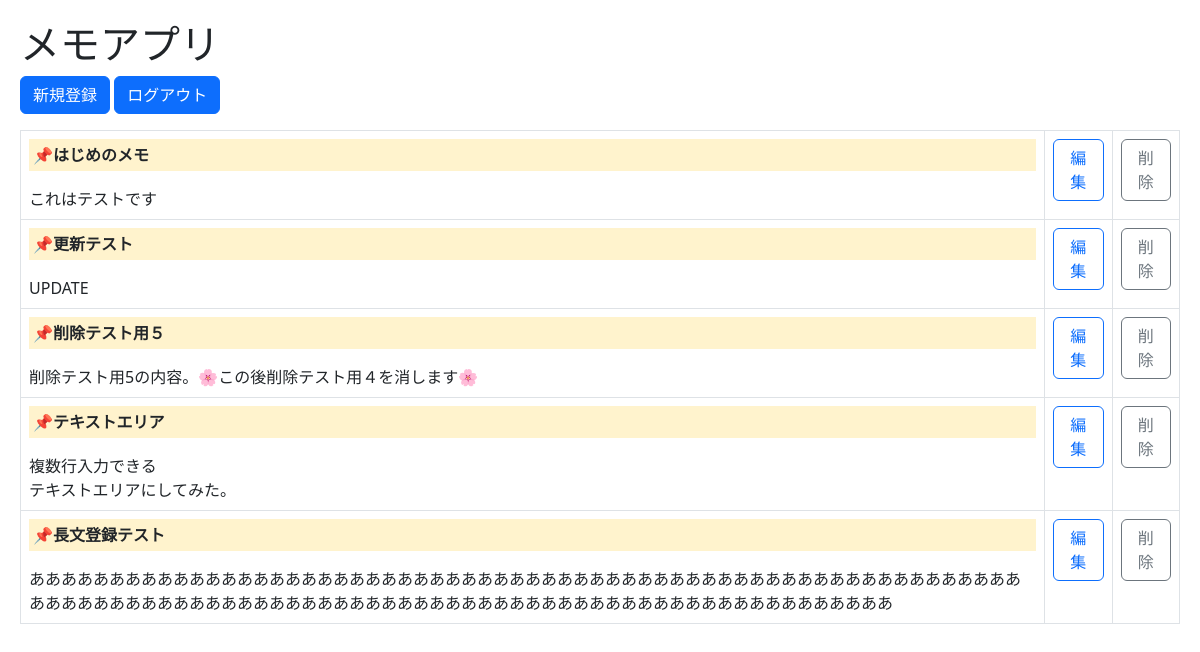
The page / (signed in) on the database its author committed.
### tables this page shows
CREATE TABLE memo(
id integer primary key autoincrement,
title text not null,
body text not null
);

### app.py (the view)
@app.route("/") #← このURLにアクセスが来たら
@login_required #ログインされてないと見られたくないページにつける
def top(): #← この関数を実行して
    memo_lists = get_db().execute("select id,title,body from memo").fetchall()
    return render_template("index.html", memo_lists=memo_lists) #直接文字を返すのではなく、今回は別途作成したhtmlページを返す

### app.py (called while the page is built)
@login_manager.user_loader
def load_user(userid):
    return User(userid)

def connect_db():
    rv = sqlite3.connect(DATABASE) #DBを接続する。開発中、ターミナルで「sqlite3 DB名.db」として実行していた部分
    rv.row_factory = sqlite3.Row #列名の取得。通常index番号でしかアクセスできないところ、列名でアクセスできるように出来る
    return rv

def get_db():
    if not hasattr(g,'sqlite_db'): #gが”sqlite_db”という変数と結び付けられていないならば→ｇは一時的な保存スペース。●現時点で、g.sqlite_dbが定義されていないならば、という意味のif文
        g.sqlite_db = connect_db() #g.sqlite_db：ｇにsqltite_db変数を結び付ける＝格納する。
    return g.sqlite_db

### templates/index.html
{% extends "base.html" %}
{% block content %}
<h1>メモアプリ</h1>
    <a href ="/regist" role ="button" class="btn btn-primary">新規登録</a>
    <a href ="/logout" role ="button" class="btn btn-primary">ログアウト</a>
    <p>
    {% if memo_lists == [] %}
        <p>登録φ(..)メモはありません</p>
    {% else %}
        <table class="table table-bordered">
            {% for memo_list in memo_lists %}
                <tr>
                    <td>
                        <div style="background-color: #fff3cd; font-weight: bold; padding: 4px;">
                            📌{{memo_list.title}}<br>
                        </div>
                        <p></p>{{ memo_list.body | replace('\n', '<br>') | safe }}
                    </td>
                    <td>
                        <a href = "/{{memo_list.id}}/edit" role = "button" class="btn btn-outline-primary" >編集</a>
                    </td>
                    <td>
                        <form method="POST" action="/{{ memo_list.id }}/delete" onsubmit="return confirm('タイトル：{{ memo_list.title }} を本当に削除しますか？');">
                            <button type="submit" class="btn btn-outline-secondary">削除</button>
                        </form>
                    </td>
                </tr>
            {% endfor %}
        </table>
    {% endif %}
{% endblock %}

### templates/base.html (shortened to what this page needs)
<!DOCTYPE html>
<html lang="ja">
<head>
    <link rel="stylesheet" href="{{ url_for('static', filename='style.css') }}">
    <link href="https://cdn.jsdelivr.net/npm/bootstrap@5.3.0/dist/css/bootstrap.min.css" rel="stylesheet">
</head>
<body>
        {% block content %}
        {% endblock %}
</body>
</html>

### static/style.css (style rules this page uses)
body { margin: 20px !important; }
table { width: 80%; border-collapse: collapse; border: 1px solid #999; }
th, td { border: 1px solid #999; padding: 10px; text-align: left; }

### rows shown on the page
memo: title "はじめのメモ", body "これはテストです"
memo: title "更新テスト", body "UPDATE"
memo: title "削除テスト用５", body "削除テスト用5の内容。🌸この後削除テスト用４を消します🌸"
memo: title "テキストエリア", body "複数行入力できる テキストエリアにしてみた。"
memo: title "長文登録テスト", body "ああああああああああああああああああああああああああああああああああああああああああああああああああああああああああああああああああああああああああああああああああああああああああああああああああああああああああああああああああああ"
